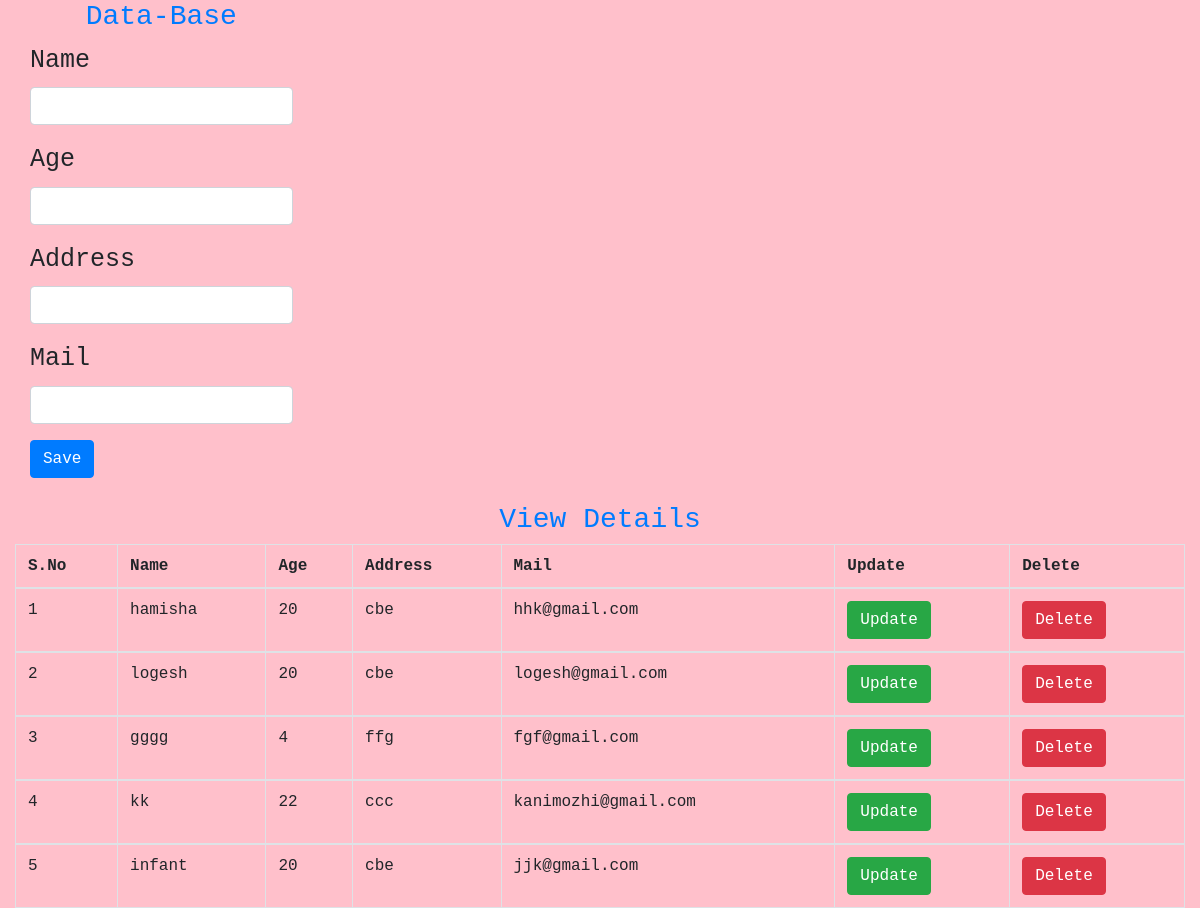
The page /home on the database its author committed.
### appin5/models.py (models this page shows)
class Datas(models.Model):
    Name=models.CharField(max_length=20,default="")
    Age=models.IntegerField(default="")
    Address=models.CharField(max_length=50,default="")
    Mail=models.CharField(max_length=50,default="")

### appin5/views.py (the view)
# urls.py: path("home",views.home,name="home"),
def home(request):  # 127.0.0.1:8000/
    mydata=Datas.objects.all()
    if(mydata!=""):
        return render(request,"contact.html",{"datas":mydata})
    else:
        return render(request,"contact.html")

### appin5/templates/contact.html (shortened to what this page needs)
<html>
   <head>
      {% load static %}
      <link rel="stylesheet" href="{% static 'bootstrap/css/bootstrap.min.css' %}">
   </head>
   <body>
      <div class="container-fluid">
         <div class="col-md-offset-1 col-md-3">
            <form action="addData" method="POST" autocomplete="off">
            <h3 class="page-header text-primary text-center">Data-Base</h3>
            <div class="form-group">
               <label>Name</label>
               <input type="text" class="form-control" name="firstname">
            </div>
            <div class="form-group">
               <label>Age</label>
               <input type="text" class="form-control" name="age">
            </div>
            <div class="form-group">
               <label>Address</label>
               <input type="text" class="form-control" name="address">
            </div>
            <div class="form-group">
               <label>Mail</label>
               <input type="email" class="form-control" name="mail">
            </div>
            <div class="form-group pull-right">
               <input type="submit" value="Save" class="btn btn-primary">
            </div>
         </form>
         </div>
         <div class="">
            {% if  datas %}
            <h3 class="page-header text-primary text-center">View Details</h3>
            <table class="table table-bordered">
               <thead>
                  <tr>
                     <th>S.No</th>
                     <th>Name</th>
                     <th>Age</th>
                     <th>Address</th>
                     <th>Mail</th>
                     <th>Update</th>
                     <th>Delete</th>
                  </tr>
               </thead>
                  {% for data in datas%}
               <tbody>
                  <tr>
                     <td>{{forloop.counter}}</td>
                     <td>{{data.Name}}</td>
                     <td>{{data.Age}}</td>
                     <td>{{data.Address}}</td>
                     <td>{{data.Mail}}</td>
                     <td><a class="btn btn-success" href="updateData/{{data.id}}">Update</a></td>
                     <td><a class="btn btn-danger" href="deleteData/{{data.id}}">Delete</a></td>
                  </tr>
               </tbody>
                  {% endfor %}
            </table>
            {% endif %}
         </div>
      </div>
   </body>
</html>

### appin5/templates/contact.html (style rules this page uses)
.container-fluid { background-color:pink; background-position:center; position:relative; font-family:"Courier New",Courier, monospace; font-size:25px; }

### rows shown on the page
Datas: Name "hamisha", Age "20", Address "cbe", Mail "hhk@gmail.com"
Datas: Name "logesh", Age "20", Address "cbe", Mail "logesh@gmail.com"
Datas: Name "gggg", Age "4", Address "ffg", Mail "fgf@gmail.com"
Datas: Name "kk", Age "22", Address "ccc", Mail "kanimozhi@gmail.com"
Datas: Name "infant", Age "20", Address "cbe", Mail "jjk@gmail.com"
